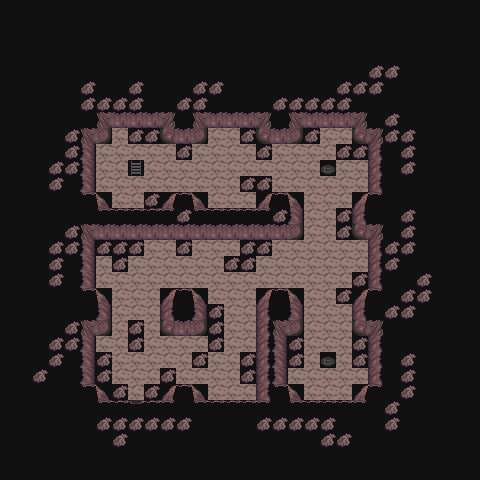

This game map was drawn from its Tiled (.tmx) file and the tilesets committed beside it. A one-line description and the trimmed map source follow:
An orthogonal 30x30 tile map with 16x16 px tiles, 10 tile layers (other, Dirt, Grass, LedgesRight, ...), 1 hidden layer not drawn, 6 tilesets and 9 objects (4x door, 4x bot, bot spawn).

<map version="1.0" orientation="orthogonal" width="30" height="30" tilewidth="16" tileheight="16">
 <properties>
  <property name="dayMonster" value="" />
  <property name="nightMonster" value="" />
  <property name="type" value="" />
  <property name="waterMonster" value="" />
  <property name="wildProbability" value="" />
 </properties>
 <tileset firstgid="1" source="../../../tileset/terra.tsx" />
 <tileset firstgid="1025" source="../../../tileset/wood.tsx" />
 <tileset firstgid="2049" source="../../../tileset/rename.tsx" />
 <tileset firstgid="3073" source="../../../tileset/building-small.tsx" />
 <tileset firstgid="4097" source="../../../tileset/animation.tsx" />
 <tileset firstgid="5121" source="../../../tileset/invisible.tsx" />
 <layer name="Walkable" width="30" height="30" visible="0">
  <data>[900 cells, 900 non-empty, 1 distinct tile ids]</data>
 </layer>
 <layer name="other" width="30" height="30">
  <data>[900 cells, 3 non-empty, 2 distinct tile ids]</data>
 </layer>
 <layer name="Dirt" width="30" height="30">
  <data>[900 cells, 0 non-empty, 0 distinct tile ids]</data>
 </layer>
 <layer name="Grass" width="30" height="30">
  <data>[900 cells, 163 non-empty, 1 distinct tile ids]</data>
 </layer>
 <layer name="LedgesRight" width="30" height="30">
  <data>[900 cells, 0 non-empty, 0 distinct tile ids]</data>
 </layer>
 <layer name="LedgesLeft" width="30" height="30">
  <data>[900 cells, 0 non-empty, 0 distinct tile ids]</data>
 </layer>
 <layer name="LedgesBottom" width="30" height="30">
  <data>[900 cells, 0 non-empty, 0 distinct tile ids]</data>
 </layer>
 <layer name="Water" width="30" height="30">
  <data>[900 cells, 0 non-empty, 0 distinct tile ids]</data>
 </layer>
 <layer name="other" width="30" height="30">
  <data>[900 cells, 0 non-empty, 0 distinct tile ids]</data>
 </layer>
 <layer name="Collisions" width="30" height="30">
  <data>[900 cells, 250 non-empty, 14 distinct tile ids]</data>
 </layer>
 <layer name="WalkBehind" width="30" height="30">
  <data>[900 cells, 900 non-empty, 1 distinct tile ids]</data>
 </layer>
 <objectgroup name="Moving" width="30" height="30">
  <object name="door" type="door" gid="5123" x="128" y="416">
   <properties>
    <property name="map" value="3.14g" />
    <property name="x" value="8" />
    <property name="y" value="5" />
   </properties>
  </object>
  <object name="bot spawn" type="bot spawn" gid="5122" x="224" y="400" />
  <object name="door" type="door" gid="5123" x="320" y="176">
   <properties>
    <property name="map" value="3.14e" />
    <property name="x" value="20" />
    <property name="y" value="10" />
   </properties>
  </object>
  <object name="door" type="door" gid="5123" x="128" y="176">
   <properties>
    <property name="map" value="3.14b" />
    <property name="x" value="20" />
    <property name="y" value="10" />
   </properties>
  </object>
  <object name="door" type="door" gid="5123" x="320" y="368">
   <properties>
    <property name="map" value="3.14f" />
    <property name="x" value="22" />
    <property name="y" value="22" />
   </properties>
  </object>
 </objectgroup>
 <objectgroup name="Object" width="30" height="30">
  <object name="bot" type="bot" gid="5123" x="176" y="288">
   <properties>
    <property name="file" value="../../../bots-fights" />
    <property name="id" value="7097" />
    <property name="lookAt" value="top" />
    <property name="skin" value="miner" />
   </properties>
  </object>
  <object name="bot" type="bot" gid="5123" x="208" y="144">
   <properties>
    <property name="file" value="../../../bots-fights" />
    <property name="id" value="7096" />
    <property name="lookAt" value="bottom" />
    <property name="skin" value="terranite" />
   </properties>
  </object>
  <object name="bot" type="bot" gid="5123" x="240" y="320">
   <properties>
    <property name="file" value="../../../bots-fights" />
    <property name="id" value="7098" />
    <property name="lookAt" value="left" />
    <property name="skin" value="miner" />
   </properties>
  </object>
  <object name="bot" type="bot" gid="5123" x="336" y="208">
   <properties>
    <property name="file" value="../../../bots-fights" />
    <property name="id" value="7097" />
    <property name="lookAt" value="left" />
    <property name="skin" value="terranite" />
   </properties>
  </object>
 </objectgroup>
</map>
